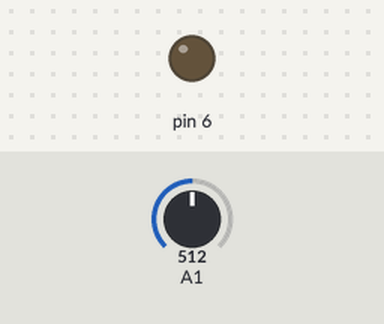
A sketch run on a simulated Arduino Uno, built with avr-gcc and run on an emulated ATmega328P. On the bench: output pins drawn as LEDs (lit = HIGH). The test bench sets the inputs (shaded band); at power-on: A1 = 512. What the sketch prints to the serial monitor is not drawn.

Above: at 0.1 s.
Timing chart, 0 to 1.6 s (numbered marks = the images above):
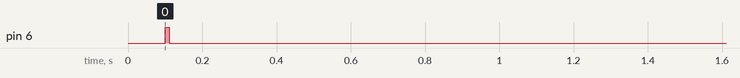

The sketch:

SensorProject.ino
```cpp
const int sampleInterval = 10;
unsigned long prevSample = 0;

int potValue = 0;

unsigned long runningSum = 0;
float runningAvg = 0;
int i = 0;
int trigger = 0;

int beats = 0;
unsigned long lastBeatTime = 0;
unsigned long beatInterval = 0;
int BPM = 0;

void setup() {
  Serial.begin(9600);
  pinMode(A1, INPUT);
  pinMode(6, OUTPUT);
  analogReference(EXTERNAL);
  // put your setup code here, to run once:
}

void loop() {
  unsigned long currSample = millis();
  if (currSample - prevSample >= sampleInterval) {
    digitalWrite(6, LOW);
    potValue = analogRead(A1);
    prevSample = currSample;
    runningSum += potValue;
    i++;
    if (i == 10) {
      runningAvg = runningSum / i;
      //Serial.println(runningSum);
      if (runningAvg >= 20 && trigger == 0) {
        digitalWrite(6, HIGH);
        trigger = 1;
        beats++;
        beatInterval += currSample - lastBeatTime;
        BPM = 60000 / (beatInterval/beats);
        lastBeatTime = currSample;
        if (beats >= 10) {
          beatInterval = 0;
          beats = 0;
        }
      } else if (runningAvg < 20) {
        trigger = 0;
      }
      Serial.println(BPM);
      runningSum = 0;
      i = 0;
    }
  }
  // put your main code here, to run repeatedly:
}
```

Measured:
- by itself, pin 6: LOW → HIGH at 0.10 s, → LOW 0.01 s later
